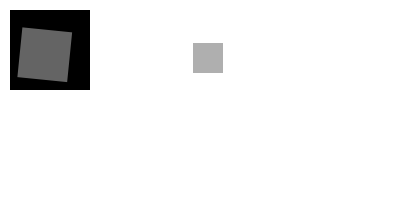
Frame 1 (no input)
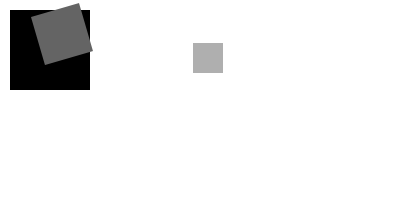
Frame 60 (the mouse pressed at the canvas centre just before this capture)
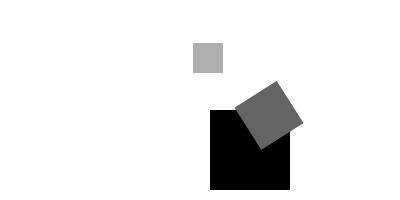
Frame 120 (the mouse held since frame 60 and released just before this capture)

The Processing sketch that drew these frames (run headless with seeded random() and noise(); from frame 60 on, the mouse is pressed at the canvas centre):

// Processing sketch: processing_91491
// ── processing_91491.pde

float angle =0;

void setup (){
  size(400,200);
  smooth();
}

void draw(){
   background(255);
  noStroke();
  rectMode(CENTER);
  
 
  
  pushMatrix(); //make the first square folllow the mouse
  translate(mouseX,mouseY);
  fill(0);
  rect(50,50,80,80);
  
  
  rotate(angle+=0.1);
  fill(100);
  rect(50,50,50,50);
  popMatrix();
   translate(200,50); //move all 3 xsquares into posistion 
  
  fill(175);
  rect(8,8,30,30);
}
